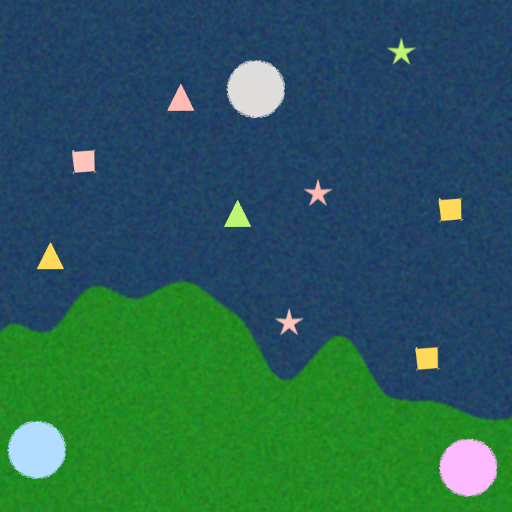
#> input picture assets/8.png, 512 x 512 px, given in place of 1.png, which was not available
$ python main.py
#> lines starting #> are read from the running program, lines starting #| are printed output that depends on the picture; after the words box and inside, x2 and y2 are one past the last pixel; in counts of white or black regions, pixels touching at a corner belong together; pictures that were not available may be replaced by others from this repository, and a replacement may not be noted
### functions.py
import cv2
import numpy as np

__COLOR_RANGE = {
    "severe": (
        np.array([130, 150, 230], np.uint8),
        np.array([210, 210, 255], np.uint8),
    ),
    "moderate": (
        np.array([70, 180, 220], np.uint8),
        np.array([100, 230, 255], np.uint8),
    ),
    "safe": (
        np.array([100, 232, 180], np.uint8),
        np.array([130, 255, 200], np.uint8)
    ),
    "camp_pink": (
        np.array([255, 140, 220], np.uint8),
        np.array([255, 200, 255], np.uint8),
    ),
    "camp_blue": (
        np.array([255, 150, 100], np.uint8),
        np.array([255, 240, 200], np.uint8),
    ),
    "camp_gray": (
        np.array([205, 205, 210], np.uint8),
        np.array([230, 230, 230], np.uint8),
    ),
}


def ground_overlay(img: np.ndarray) -> None:
    lower_green = np.array([10, 100, 10], np.uint8)
    upper_green = np.array([70, 200, 60], np.uint8)
    mask = cv2.inRange(img, lower_green, upper_green)
    result = cv2.bitwise_and(img, img, mask=mask)
    result[np.all(result != [0, 0, 0], axis=-1)] = [0, 255, 255]

    img[result != 0] = result[result != 0]


def get_humans_and_camps(
    img: np.ndarray,
    camps: dict[str, tuple[int, int]],
    casualties: list[tuple[tuple[int, int], int, int]],
) -> None:
    MASK_SEVERE = cv2.inRange(
        img, __COLOR_RANGE["severe"][0], __COLOR_RANGE["severe"][1]
    )
    MASK_MODERATE = cv2.inRange(
        img, __COLOR_RANGE["moderate"][0], __COLOR_RANGE["moderate"][1]
    )
    MASK_SAFE = cv2.inRange(
        img, __COLOR_RANGE["safe"][0], __COLOR_RANGE["safe"][1]
    )
    MASK_CAMP_PINK = cv2.inRange(
        img, __COLOR_RANGE["camp_pink"][0], __COLOR_RANGE["camp_pink"][1]
    )
    MASK_CAMP_GRAY = cv2.inRange(
        img, __COLOR_RANGE["camp_gray"][0], __COLOR_RANGE["camp_gray"][1]
    )
    MASK_CAMP_BLUE = cv2.inRange(
        img, __COLOR_RANGE["camp_blue"][0], __COLOR_RANGE["camp_blue"][1]
    )

    # Improve image for better contour detection
    kernel = cv2.getStructuringElement(cv2.MORPH_RECT, (3, 3))
    clean = cv2.morphologyEx(img, cv2.MORPH_CLOSE, kernel)


    grayed = cv2.cvtColor(clean, cv2.COLOR_BGR2GRAY)
    _, thresh = cv2.threshold(grayed, 127, 255, cv2.THRESH_BINARY)
    contours = cv2.findContours(thresh, cv2.RETR_LIST, cv2.CHAIN_APPROX_SIMPLE)[0]

    for i in range(len(contours)):
        # Approximate the polygons
        epsilon = 0.04 * cv2.arcLength(contours[i], True)
        cnt = cv2.approxPolyDP(contours[i], epsilon, True)

        M = cv2.moments(cnt)

        if cnt.shape[0] <= 2:
            continue

        cx = int(M["m10"] / M["m00"])
        cy = int(M["m01"] / M["m00"])

        # cnt.shape[0] = number of points in the contour
        # if the contour is a circle (camp)
        if cnt.shape[0] not in [3, 4, 10]:
            clr = ""
            if MASK_CAMP_PINK[cy, cx]:
                clr = "pink"
            elif MASK_CAMP_GRAY[cy, cx]:
                clr = "gray"
            elif MASK_CAMP_BLUE[cy, cx]:
                clr = "blue"
            assert (
                clr != ""
            ), f"Failed to identify an unknown contour as a camp, COM: ({cx, cy}), maybe check camp mask ranges?"
            camps[clr] = (cx, cy)

        # if the contour is not a circle (casualty)
        else:
            severity = 0
            age_grp = 0

            if MASK_SAFE[cy, cx]:
                severity = 1
            elif MASK_MODERATE[cy, cx]:
                severity = 2
            elif MASK_SEVERE[cy, cx]:
                severity = 3

            assert (
                severity != 0
            ), f"Failed to get severity info on a casualty, COM: ({cx}, {cy}), maybe check the severity mask ranges?"

            match cnt.shape[0]:
                case 4:
                    age_grp = 1
                case 3:
                    age_grp = 2
                case 10:
                    age_grp = 3

            assert age_grp != 0, "Failed to identify the shape of a contour"

            casualties.append(((cx, cy), age_grp, severity))


# Gets priority of all casualties relative to a camp
def get_priority_for_all_points(
    campCoords: dict[str, tuple[int, int]],
    casualties: list[tuple[tuple[int, int], int, int]],
) -> list[list[float]]:
    priorities: list[list[float]] = []
    for camp in campCoords:
        x, y = campCoords[camp]
        p: list[float] = []
        for victim in casualties:
            vx, vy = victim[0]
            dst = float(((vx - x) ** 2 + (vy - y) ** 2) ** 0.5)
            priority = (victim[1] * victim[2]) / dst**0.5
            p.append(priority)

        priorities.append(p)

    return priorities

### main.py
#! /usr/bin/env python3
import cv2, os
from pprint import pprint
from functions import ground_overlay, get_humans_and_camps, get_priority_for_all_points

DEBUG = False
# Path to images to analyse
IMAGES = [
    "assets/1.png",
    "assets/2.png",
    "assets/3.png",
    "assets/4.png",
    "assets/5.png",
    "assets/6.png",
    "assets/7.png",
    "assets/8.png",
    "assets/9.png",
    "assets/10.png",
]

if __name__ == "__main__":
    # List of assigned camps to a casualty
    # {
    #     "image1.png": {
    #         "blue": [
    #             (...), ...
    #         ],
    #         "pink": {
    #             ...
    #         }
    #     }
    # }
    CASUALTY_ASSIGNMENT_DEETS: dict[str, dict[str, list[tuple[int, int]]]] = dict()

    # Sum of priority scores
    CAMP_PRIORITY_SCORES_TOTAL: dict[str, dict[str, int]] = dict()
    CAMP_PRIORITY_SCORES_AVG: dict[str, float] = dict()

    for path in IMAGES:
        # MAIN STORAGE OF THE DATA FROM THE IMAGE
        # CASUALTIES: [((x, y), age_grp, severity), ...]
        CASUALTIES: list[tuple[tuple[int, int], int, int]] = []

        # CAMPS: {"campcolor": (x, y), ...}
        CAMPS: dict[str, tuple[int, int]] = {"pink": (0, 0), "blue": (0, 0), "gray": (0, 0)}

        # FINAL_CAMP_ASSIGNMENT: {"campcolor": [((x, y), age_grp, severity, campscore), ...]}
        FINAL_CAMP_ASSIGNMENT: dict[str, list[tuple[tuple[int, int], int, int, float]]] = {
            "pink": [],
            "blue": [],
            "gray": [],
        }

        if DEBUG:
            print(f"[+] DEBUG: READING IMAGE {path}")
        img = cv2.imread(path, cv2.IMREAD_COLOR)
#> img is the input picture: shape (512, 512, 3); mean B, G, R 84.6, 94.7, 41.2
        assert img is not None, f"Failed to read image on path {path}"

        # This function analyses the casualties and camps in the photo
        # and puts the data in CAMPS and CASUALTIES.
        get_humans_and_camps(img, CAMPS, CASUALTIES)
#> in get_humans_and_camps, `MASK_SEVERE = cv2.inRange( img, __COLOR_RANGE["severe"][0], __COLOR_RA..`:
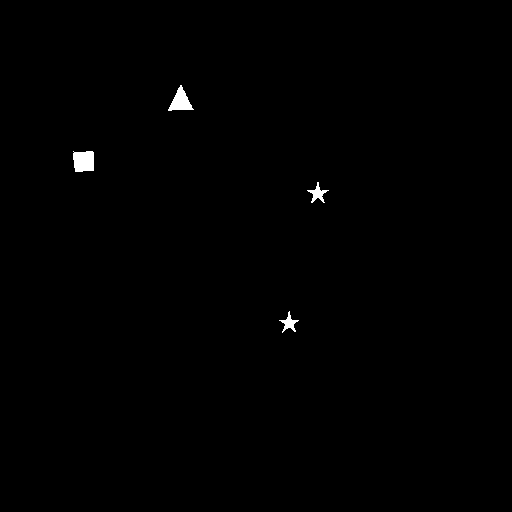
#> MASK_SEVERE: shape (512, 512); 0.4% white; 4 white regions, box (x1, y1, x2, y2) and area: (73, 151, 94, 172) 400, (168, 85, 194, 111) 338, (307, 182, 329, 203) 163, (279, 311, 299, 333) 151
#> in get_humans_and_camps, `MASK_MODERATE = cv2.inRange( img, __COLOR_RANGE["moderate"][0], __COLO..`: MASK_MODERATE: shape (512, 512); 0.45% white; 4 white regions (1 under 20 px), largest, box (x1, y1, x2, y2) and area: (439, 199, 461, 220) 416, (416, 348, 437, 369) 400, (37, 243, 63, 269) 358
#> in get_humans_and_camps, `MASK_SAFE = cv2.inRange( img, __COLOR_RANGE["safe"][0], __COLOR_RANGE[..`: MASK_SAFE: shape (512, 512); 0.18% white; 2 white regions, box (x1, y1, x2, y2) and area: (225, 201, 250, 227) 330, (392, 41, 411, 61) 139
#> in get_humans_and_camps, `MASK_CAMP_PINK = cv2.inRange( img, __COLOR_RANGE["camp_pink"][0], __CO..`: MASK_CAMP_PINK: shape (512, 512); 0.85% white; 1 white region, box (x1, y1, x2, y2) and area: (440, 440, 496, 495) 2239
#> in get_humans_and_camps, `MASK_CAMP_GRAY = cv2.inRange( img, __COLOR_RANGE["camp_gray"][0], __CO..`: MASK_CAMP_GRAY: shape (512, 512); 0.9% white; 1 white region, box (x1, y1, x2, y2) and area: (227, 61, 284, 117) 2359
#> in get_humans_and_camps, `MASK_CAMP_BLUE = cv2.inRange( img, __COLOR_RANGE["camp_blue"][0], __CO..`: MASK_CAMP_BLUE: shape (512, 512); 0.85% white; 1 white region, box (x1, y1, x2, y2) and area: (9, 422, 64, 478) 2228
#> in get_humans_and_camps, `grayed = cv2.cvtColor(clean, cv2.COLOR_BGR2GRAY)`:
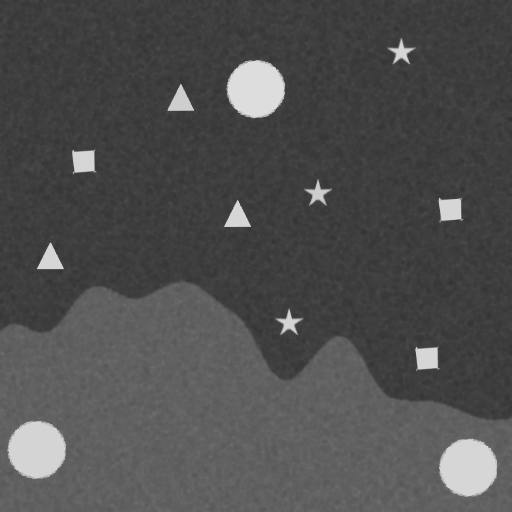
#> grayed: shape (512, 512); min 49, max 221, mean 78.7
#> in get_humans_and_camps, `_, thresh = cv2.threshold(grayed, 127, 255, cv2.THRESH_BINARY)`:
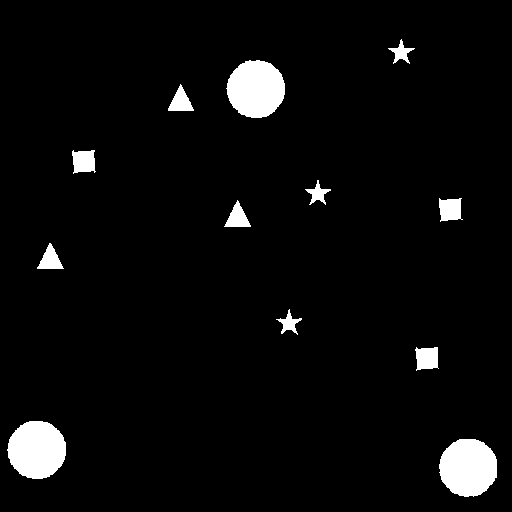
#> thresh: shape (512, 512); 4.3% white; 12 white regions
#> in get_humans_and_camps, `contours = cv2.findContours(thresh, cv2.RETR_LIST, cv2.CHAIN_APPROX_SI..`: contours = 12 contours; largest, box (x1, y1, x2, y2) and area: (7, 421, 66, 479) 2593, (439, 439, 497, 497) 2581, (226, 60, 285, 118) 2562, (72, 150, 96, 174) 414, (415, 347, 439, 371) 414
#> the loop in get_humans_and_camps, `for i in range(len(contours)):` made 12 passes
#> (epsilon, cnt, cx, cy, severity) on passes 3, 5, 6, 7, 9, 10: (3.7, [[416, 347], [416, 370], [438, 368], [437, 347]], 426, 358, 2), (3.49, [[49, 243], [37, 268], [63, 268]], 49, 259, 2), (3.55, [[237, 200], [224, 226], [250, 226]], 237, 217, 1), (3.78, [[439, 198], [440, 221], [462, 219], [461, 198]], 450, 209, 2), (3.81, [[73, 150], [73, 173], [94, 172], [94, 150]], 83, 161, 3), (3.49, [[180, 84], [168, 110], [193, 110]], 180, 101, 3)
#> (epsilon, cx, cy, clr) on passes 1, 2, 11: (7.78, 467, 468, 'pink'), (7.79, 35, 448, 'blue'), (7.78, 254, 89, 'gray')
#> after the loop in get_humans_and_camps, `for i in range(len(contours)):`: camps = {'pink': (467, 468), 'blue': (35, 448), 'gray': (254, 89)}; casualties = [((426, 358), 1, 2), ((288, 323), 3, 3), ((49, 259), 2, 2), ((237, 217), 2, 1), ((450, 209), 1, 2), ((317, 193), 3, 3), ((83, 161), 1, 3), ((180, 101), 2, 3), ((400, 52), 3, 1)]
        # Puts a yellow overlay on the ground area
        ground_overlay(img)
#> in ground_overlay, `mask = cv2.inRange(img, lower_green, upper_green)`:
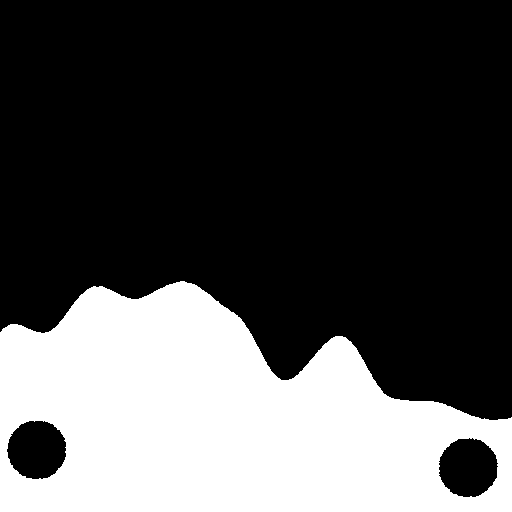
#> mask: shape (512, 512); 30.7% white; 1 white region, box (x1, y1, x2, y2) and area: (0, 281, 512, 512) 80348
#> in ground_overlay, `result = cv2.bitwise_and(img, img, mask=mask)`:
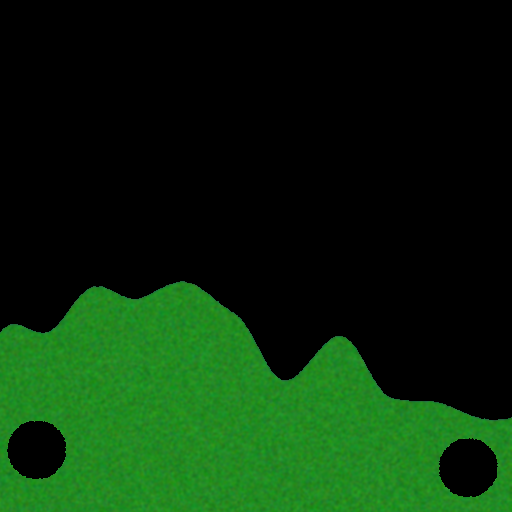
#> result: shape (512, 512, 3); mean B, G, R 10.5, 42.4, 10.4
#> in ground_overlay, `result[np.all(result != [0, 0, 0], axis=-1)] = [0, 255, 255]`:
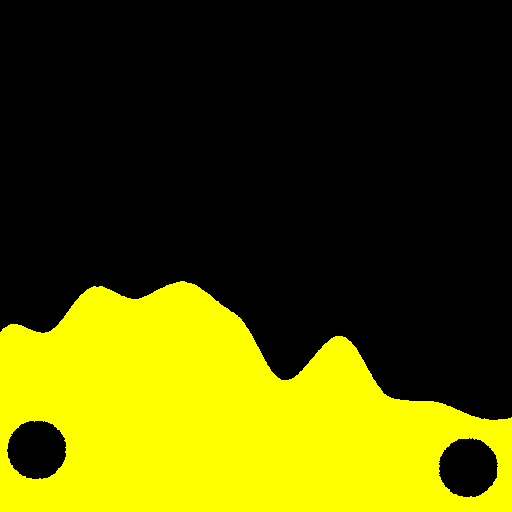
#> result: shape (512, 512, 3); mean B, G, R 0, 78.2, 78.2

        PINK_POINTS, BLUE_POINTS, GRAY_POINTS = get_priority_for_all_points(
            CAMPS, CASUALTIES
        )
        NCASUALTY = len(CASUALTIES)

        ############################
        for i in range(NCASUALTY):

            ####
            # NOTE
            # In `PINK_POINTS`, `BLUE_POINTS`, `GRAY_POINTS`, and `CASUALTIES`,
            # each index represents the same unique casualty.

            if i % 3 == 0:  # PINK
                maxidx = PINK_POINTS.index(max(PINK_POINTS))
            elif i % 3 == 1:  # BLUE
                maxidx = BLUE_POINTS.index(max(BLUE_POINTS))
            else: # GRAY
                maxidx = GRAY_POINTS.index(max(GRAY_POINTS))
            _ = (
                PINK_POINTS[maxidx] if len(FINAL_CAMP_ASSIGNMENT["pink"]) != 3 else 0,
                BLUE_POINTS[maxidx] if len(FINAL_CAMP_ASSIGNMENT["blue"]) != 4 else 0,
                GRAY_POINTS[maxidx] if len(FINAL_CAMP_ASSIGNMENT["gray"]) != 2 else 0,
            )
            clr, points = "", 0.0
            match _.index(max(_)):
                case 0:
                    clr = "pink"
                    points = PINK_POINTS[maxidx]
                case 1:
                    clr = "blue"
                    points = BLUE_POINTS[maxidx]
                case 2:
                    clr = "gray"
                    points = GRAY_POINTS[maxidx]

            FINAL_CAMP_ASSIGNMENT[clr].append((
                CASUALTIES[maxidx][0],
                CASUALTIES[maxidx][1],
                CASUALTIES[maxidx][2],
                points,
            ))

            cv2.line(img, CAMPS[clr], CASUALTIES[maxidx][0], (0, 0, 255), 3)

            PINK_POINTS.pop(maxidx)
            BLUE_POINTS.pop(maxidx)
            GRAY_POINTS.pop(maxidx)
            CASUALTIES.pop(maxidx)
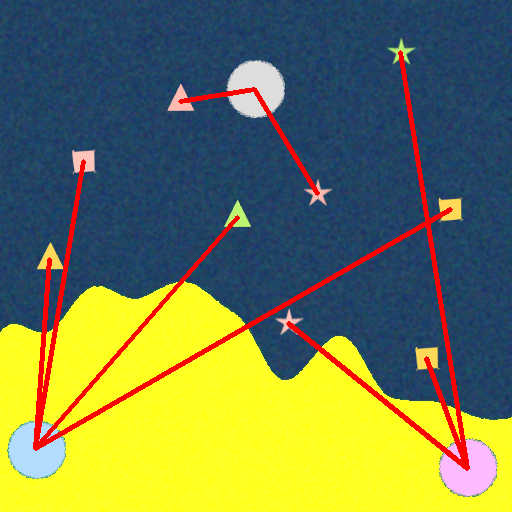
#> img: shape (512, 512, 3); mean B, G, R 80.9, 124, 113.6
#> after the loop, BLUE_POINTS = []; CASUALTIES = []; GRAY_POINTS = []; PINK_POINTS = []
        ############################

        camp_scores: dict[str, list[tuple[int, int]]] = {
            "blue": [],
            "pink": [],
            "gray": []
        }
        camp_sum: dict[str, int] = {
            "blue": 0,
            "pink": 0,
            "gray": 0
        }
        camp_sum_avg = 0.0

        for i in FINAL_CAMP_ASSIGNMENT["blue"]:
            camp_scores["blue"].append((i[1], i[2]))
            camp_sum["blue"] += i[1]*i[2]
        for i in FINAL_CAMP_ASSIGNMENT["pink"]:
            camp_scores["pink"].append((i[1], i[2]))
            camp_sum["pink"] += i[1]*i[2]
        for i in FINAL_CAMP_ASSIGNMENT["gray"]:
            camp_scores["gray"].append((i[1], i[2]))
            camp_sum["gray"] += i[1]*i[2]

        camp_sum_avg = sum(camp_sum.values())/NCASUALTY

        image_name = os.path.basename(path)
        ####
        # Note that FINAL_CAMP_ASSIGNMENT contains all the info,
        # ie, coordinates of each casualty and their relative scores,
        # for a specific image.
        CASUALTY_ASSIGNMENT_DEETS[image_name] = camp_scores
        CAMP_PRIORITY_SCORES_TOTAL[image_name] = camp_sum
        CAMP_PRIORITY_SCORES_AVG[image_name] = camp_sum_avg

        cv2.imwrite(f"assets/outputs/{os.path.basename(path)}", img)
#> pass 2 of the loop `for path in IMAGES:`:
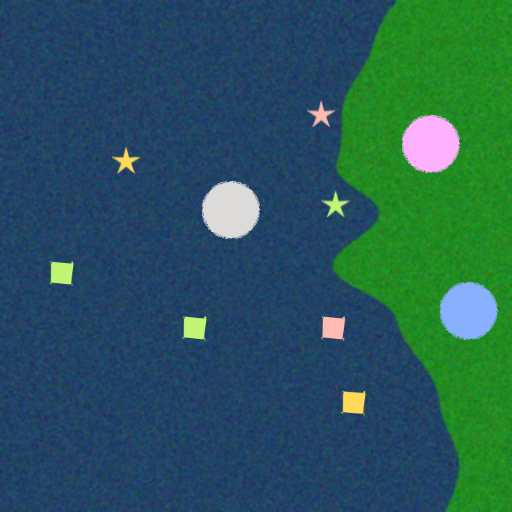
#> input picture assets/9.png, 512 x 512 px, given in place of 2.png, which was not available
#> img is the input picture: shape (512, 512, 3); mean B, G, R 90.2, 87.6, 40
#> in get_humans_and_camps (call 2), `MASK_SEVERE = cv2.inRange( img, __COLOR_RANGE["severe"][0], __COLOR_RA..`:
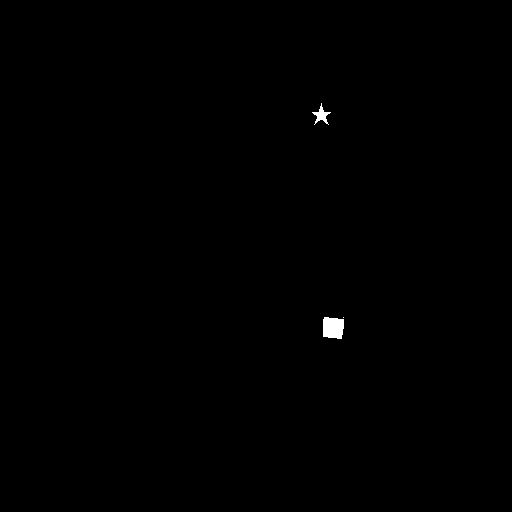
#> MASK_SEVERE: shape (512, 512); 0.21% white; 3 white regions (1 under 20 px), largest, box (x1, y1, x2, y2) and area: (323, 317, 344, 339) 406, (312, 103, 331, 125) 148
#> MASK_MODERATE: shape (512, 512); 0.22% white; 2 white regions, box (x1, y1, x2, y2) and area: (343, 391, 365, 413) 419, (115, 150, 137, 172) 167
#> MASK_SAFE: shape (512, 512); 0.36% white; 5 white regions (2 under 20 px), largest, box (x1, y1, x2, y2) and area: (184, 317, 206, 339) 413, (52, 263, 73, 284) 392, (326, 194, 345, 214) 140
#> MASK_CAMP_PINK: shape (512, 512); 0.86% white; 1 white region, box (x1, y1, x2, y2) and area: (403, 116, 459, 171) 2249
#> MASK_CAMP_GRAY: shape (512, 512); 0.9% white; 1 white region, box (x1, y1, x2, y2) and area: (203, 182, 259, 238) 2356
#> MASK_CAMP_BLUE: shape (512, 512); 0.86% white; 1 white region, box (x1, y1, x2, y2) and area: (441, 283, 497, 338) 2247
#> kernel = [[1, 1, 1], [1, 1, 1], [1, 1, 1]]
#> thresh: shape (512, 512); 4% white; 10 white regions
#> contours = 10 contours; largest, box (x1, y1, x2, y2) and area: (402, 115, 460, 173) 2583, (202, 181, 260, 239) 2556, (440, 282, 498, 340) 2552, (51, 262, 74, 284) 411, (341, 391, 366, 414) 408
#> the loop in get_humans_and_camps (call 2), `for i in range(len(contours)):` made 10 passes
#> (epsilon, cnt, cx, cy, severity) on passes 1, 2, 3, 5: (3.64, [[343, 391], [341, 412], [362, 413], [364, 391]], 352, 401, 2), (3.55, [[322, 317], [322, 337], [343, 339], [344, 317]], 332, 327, 3), (3.47, [[205, 316], [185, 317], [183, 337], [204, 338]], 194, 327, 1), (3.38, [[51, 262], [51, 282], [71, 283], [72, 262]], 61, 272, 1)
#> after the loop in get_humans_and_camps (call 2), `for i in range(len(contours)):`: camps = {'pink': (430, 143), 'blue': (467, 310), 'gray': (231, 208)}; casualties = [((352, 401), 1, 2), ((332, 327), 1, 3), ((194, 327), 1, 1), ((61, 272), 1, 1), ((335, 205), 3, 1), ((125, 161), 3, 2), ((320, 115), 3, 3)]
#> mask: shape (512, 512); 22.1% white; 1 white region, box (x1, y1, x2, y2) and area: (333, 0, 512, 512) 57866
#> after the loop `for i in range(NCASUALTY):`:
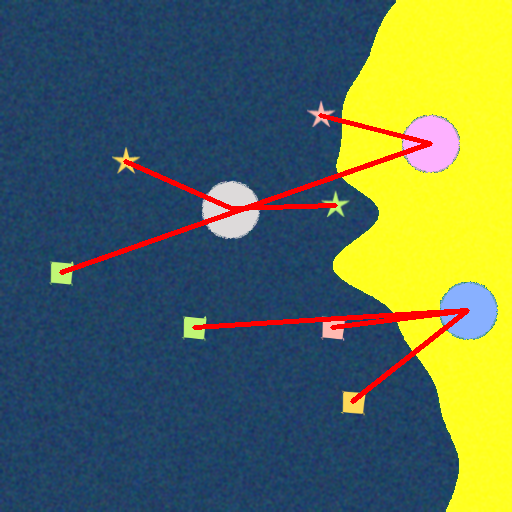
#> img: shape (512, 512, 3); mean B, G, R 87.5, 110.1, 92
#> (the run stopped early here; a loop or call above may not have finished)
